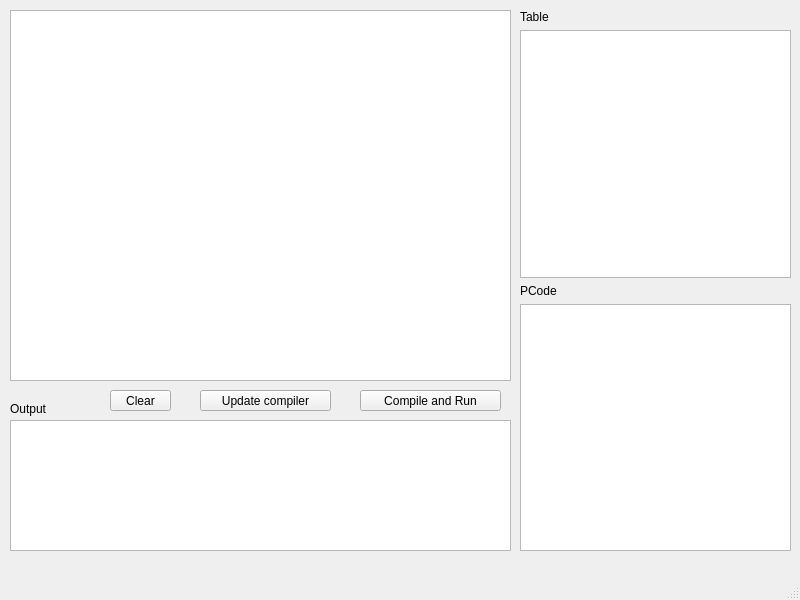
<?xml version="1.0" encoding="UTF-8"?>
<ui version="4.0">
 <class>MainWindow</class>
 <widget class="QMainWindow" name="MainWindow">
  <property name="geometry">
   <rect>
    <x>0</x>
    <y>0</y>
    <width>800</width>
    <height>600</height>
   </rect>
  </property>
  <property name="windowTitle">
   <string>MainWindow</string>
  </property>
  <widget class="QWidget" name="centralwidget">
   <widget class="QTextBrowser" name="textBrowser">
    <property name="geometry">
     <rect>
      <x>10</x>
      <y>10</y>
      <width>501</width>
      <height>371</height>
     </rect>
    </property>
    <property name="readOnly">
     <bool>false</bool>
    </property>
    <property name="tabStopWidth">
     <number>20</number>
    </property>
   </widget>
   <widget class="QTextBrowser" name="textBrowser_2">
    <property name="geometry">
     <rect>
      <x>10</x>
      <y>420</y>
      <width>501</width>
      <height>131</height>
     </rect>
    </property>
   </widget>
   <widget class="QLabel" name="label">
    <property name="geometry">
     <rect>
      <x>10</x>
      <y>400</y>
      <width>50</width>
      <height>17</height>
     </rect>
    </property>
    <property name="text">
     <string>Output</string>
    </property>
   </widget>
   <widget class="QPushButton" name="pushButton">
    <property name="geometry">
     <rect>
      <x>200</x>
      <y>390</y>
      <width>131</width>
      <height>21</height>
     </rect>
    </property>
    <property name="text">
     <string>Update compiler</string>
    </property>
   </widget>
   <widget class="QPushButton" name="pushButton_2">
    <property name="geometry">
     <rect>
      <x>360</x>
      <y>390</y>
      <width>141</width>
      <height>21</height>
     </rect>
    </property>
    <property name="text">
     <string>Compile and Run</string>
    </property>
   </widget>
   <widget class="QPushButton" name="pushButton_3">
    <property name="geometry">
     <rect>
      <x>110</x>
      <y>390</y>
      <width>61</width>
      <height>21</height>
     </rect>
    </property>
    <property name="text">
     <string>Clear</string>
    </property>
   </widget>
   <widget class="QWidget" name="">
    <property name="geometry">
     <rect>
      <x>520</x>
      <y>10</y>
      <width>271</width>
      <height>541</height>
     </rect>
    </property>
    <layout class="QVBoxLayout" name="verticalLayout_5">
     <item>
      <layout class="QVBoxLayout" name="verticalLayout_3">
       <item>
        <widget class="QLabel" name="label_2">
         <property name="text">
          <string>Table</string>
         </property>
        </widget>
       </item>
       <item>
        <widget class="QTableView" name="tableView"/>
       </item>
      </layout>
     </item>
     <item>
      <layout class="QVBoxLayout" name="verticalLayout_4">
       <item>
        <widget class="QLabel" name="label_3">
         <property name="text">
          <string>PCode</string>
         </property>
        </widget>
       </item>
       <item>
        <widget class="QTextBrowser" name="textBrowser_3"/>
       </item>
      </layout>
     </item>
    </layout>
   </widget>
  </widget>
  <widget class="QMenuBar" name="menubar">
   <property name="geometry">
    <rect>
     <x>0</x>
     <y>0</y>
     <width>800</width>
     <height>22</height>
    </rect>
   </property>
  </widget>
  <widget class="QStatusBar" name="statusbar"/>
 </widget>
 <resources/>
 <connections/>
</ui>
